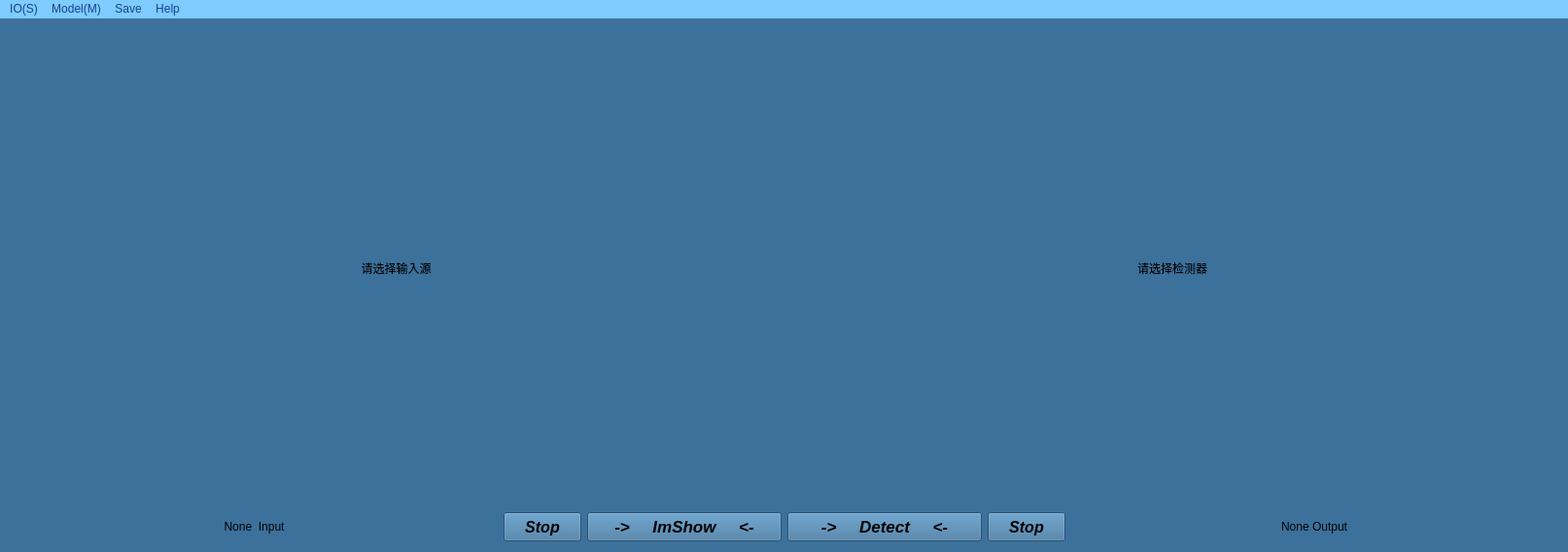
<?xml version="1.0" encoding="UTF-8"?>
<ui version="4.0">
 <class>MainWindow</class>
 <widget class="QMainWindow" name="MainWindow">
  <property name="geometry">
   <rect>
    <x>0</x>
    <y>0</y>
    <width>1613</width>
    <height>568</height>
   </rect>
  </property>
  <property name="sizePolicy">
   <sizepolicy hsizetype="Fixed" vsizetype="Fixed">
    <horstretch>0</horstretch>
    <verstretch>0</verstretch>
   </sizepolicy>
  </property>
  <property name="minimumSize">
   <size>
    <width>1613</width>
    <height>568</height>
   </size>
  </property>
  <property name="mouseTracking">
   <bool>true</bool>
  </property>
  <property name="windowTitle">
   <string>MainWindow</string>
  </property>
  <property name="toolTipDuration">
   <number>0</number>
  </property>
  <property name="styleSheet">
   <string notr="true">background-color: rgb(209, 209, 209);
background-color: rgb(60, 113, 156);</string>
  </property>
  <widget class="QWidget" name="centralWidget">
   <layout class="QGridLayout" name="gridLayout">
    <item row="1" column="0">
     <widget class="QLabel" name="ShowMsg">
      <property name="minimumSize">
       <size>
        <width>330</width>
        <height>30</height>
       </size>
      </property>
      <property name="text">
       <string>None  Input</string>
      </property>
      <property name="alignment">
       <set>Qt::AlignCenter</set>
      </property>
     </widget>
    </item>
    <item row="1" column="4">
     <widget class="QPushButton" name="Stop_D">
      <property name="sizePolicy">
       <sizepolicy hsizetype="Fixed" vsizetype="Fixed">
        <horstretch>0</horstretch>
        <verstretch>0</verstretch>
       </sizepolicy>
      </property>
      <property name="minimumSize">
       <size>
        <width>66</width>
        <height>30</height>
       </size>
      </property>
      <property name="font">
       <font>
        <pointsize>12</pointsize>
        <weight>75</weight>
        <italic>true</italic>
        <bold>true</bold>
       </font>
      </property>
      <property name="styleSheet">
       <string notr="true"/>
      </property>
      <property name="text">
       <string>  Stop  </string>
      </property>
      <property name="iconSize">
       <size>
        <width>16</width>
        <height>16</height>
       </size>
      </property>
      <property name="autoRepeatInterval">
       <number>0</number>
      </property>
     </widget>
    </item>
    <item row="1" column="1">
     <widget class="QPushButton" name="Stop_S">
      <property name="sizePolicy">
       <sizepolicy hsizetype="Fixed" vsizetype="Fixed">
        <horstretch>0</horstretch>
        <verstretch>0</verstretch>
       </sizepolicy>
      </property>
      <property name="minimumSize">
       <size>
        <width>66</width>
        <height>30</height>
       </size>
      </property>
      <property name="font">
       <font>
        <pointsize>12</pointsize>
        <weight>75</weight>
        <italic>true</italic>
        <bold>true</bold>
       </font>
      </property>
      <property name="styleSheet">
       <string notr="true"/>
      </property>
      <property name="text">
       <string>  Stop  </string>
      </property>
      <property name="flat">
       <bool>false</bool>
      </property>
     </widget>
    </item>
    <item row="1" column="3">
     <widget class="QPushButton" name="Detect">
      <property name="sizePolicy">
       <sizepolicy hsizetype="Fixed" vsizetype="Fixed">
        <horstretch>0</horstretch>
        <verstretch>0</verstretch>
       </sizepolicy>
      </property>
      <property name="minimumSize">
       <size>
        <width>200</width>
        <height>30</height>
       </size>
      </property>
      <property name="font">
       <font>
        <pointsize>13</pointsize>
        <weight>75</weight>
        <italic>true</italic>
        <bold>true</bold>
       </font>
      </property>
      <property name="styleSheet">
       <string notr="true"/>
      </property>
      <property name="text">
       <string>-&gt;     Detect     &lt;-</string>
      </property>
     </widget>
    </item>
    <item row="1" column="5">
     <widget class="QLabel" name="DetMsg">
      <property name="minimumSize">
       <size>
        <width>330</width>
        <height>30</height>
       </size>
      </property>
      <property name="text">
       <string>None Output</string>
      </property>
      <property name="alignment">
       <set>Qt::AlignCenter</set>
      </property>
     </widget>
    </item>
    <item row="0" column="0" colspan="6">
     <layout class="QHBoxLayout" name="horizontalLayout">
      <item>
       <widget class="QLabel" name="labelOrg">
        <property name="enabled">
         <bool>true</bool>
        </property>
        <property name="sizePolicy">
         <sizepolicy hsizetype="Preferred" vsizetype="Preferred">
          <horstretch>0</horstretch>
          <verstretch>0</verstretch>
         </sizepolicy>
        </property>
        <property name="minimumSize">
         <size>
          <width>640</width>
          <height>480</height>
         </size>
        </property>
        <property name="styleSheet">
         <string notr="true"/>
        </property>
        <property name="text">
         <string>请选择输入源</string>
        </property>
        <property name="alignment">
         <set>Qt::AlignCenter</set>
        </property>
       </widget>
      </item>
      <item>
       <widget class="QLabel" name="labelDet">
        <property name="enabled">
         <bool>true</bool>
        </property>
        <property name="sizePolicy">
         <sizepolicy hsizetype="Preferred" vsizetype="Preferred">
          <horstretch>0</horstretch>
          <verstretch>0</verstretch>
         </sizepolicy>
        </property>
        <property name="minimumSize">
         <size>
          <width>640</width>
          <height>480</height>
         </size>
        </property>
        <property name="styleSheet">
         <string notr="true"/>
        </property>
        <property name="text">
         <string>请选择检测器</string>
        </property>
        <property name="textFormat">
         <enum>Qt::AutoText</enum>
        </property>
        <property name="alignment">
         <set>Qt::AlignCenter</set>
        </property>
       </widget>
      </item>
     </layout>
    </item>
    <item row="1" column="2">
     <widget class="QPushButton" name="Imshow">
      <property name="sizePolicy">
       <sizepolicy hsizetype="Fixed" vsizetype="Fixed">
        <horstretch>0</horstretch>
        <verstretch>0</verstretch>
       </sizepolicy>
      </property>
      <property name="minimumSize">
       <size>
        <width>200</width>
        <height>30</height>
       </size>
      </property>
      <property name="font">
       <font>
        <pointsize>13</pointsize>
        <weight>75</weight>
        <italic>true</italic>
        <bold>true</bold>
        <underline>false</underline>
        <strikeout>false</strikeout>
        <stylestrategy>PreferAntialias</stylestrategy>
        <kerning>true</kerning>
       </font>
      </property>
      <property name="styleSheet">
       <string notr="true"/>
      </property>
      <property name="text">
       <string>-&gt;     ImShow     &lt;-</string>
      </property>
     </widget>
    </item>
   </layout>
  </widget>
  <widget class="QMenuBar" name="menuBar">
   <property name="enabled">
    <bool>true</bool>
   </property>
   <property name="geometry">
    <rect>
     <x>0</x>
     <y>0</y>
     <width>1613</width>
     <height>22</height>
    </rect>
   </property>
   <property name="styleSheet">
    <string notr="true">background-color: rgb(125, 203, 255);
color: rgb(24, 64, 143);</string>
   </property>
   <widget class="QMenu" name="menufile_F">
    <property name="geometry">
     <rect>
      <x>286</x>
      <y>204</y>
      <width>129</width>
      <height>213</height>
     </rect>
    </property>
    <property name="title">
     <string>Model(M)</string>
    </property>
    <widget class="QMenu" name="menutensorRT">
     <property name="title">
      <string>TensorRT</string>
     </property>
     <addaction name="actionINT8"/>
     <addaction name="actionFP16"/>
     <addaction name="actionFP32"/>
    </widget>
    <addaction name="separator"/>
    <addaction name="actionDarknet"/>
    <addaction name="separator"/>
    <addaction name="menutensorRT"/>
    <addaction name="separator"/>
    <addaction name="actionTorchSpt"/>
    <addaction name="separator"/>
    <addaction name="actionOnnx"/>
    <addaction name="separator"/>
    <addaction name="actionReset"/>
    <addaction name="separator"/>
   </widget>
   <widget class="QMenu" name="menuhelp_2">
    <property name="title">
     <string>Help</string>
    </property>
    <addaction name="separator"/>
    <addaction name="actionCopyRight"/>
    <addaction name="separator"/>
   </widget>
   <widget class="QMenu" name="menuSave">
    <property name="title">
     <string>Save</string>
    </property>
    <addaction name="separator"/>
    <addaction name="action2Json"/>
    <addaction name="separator"/>
    <addaction name="action2TxT"/>
    <addaction name="separator"/>
    <addaction name="action2Img"/>
    <addaction name="separator"/>
    <addaction name="action2NoSave"/>
    <addaction name="separator"/>
   </widget>
   <widget class="QMenu" name="menuIO_S">
    <property name="title">
     <string>IO(S)</string>
    </property>
    <addaction name="separator"/>
    <addaction name="actionImage"/>
    <addaction name="separator"/>
    <addaction name="actionVideo"/>
    <addaction name="separator"/>
    <addaction name="actionCamera"/>
    <addaction name="separator"/>
    <addaction name="actionFolder"/>
    <addaction name="separator"/>
    <addaction name="actionTxT"/>
    <addaction name="separator"/>
    <addaction name="actionExitQ"/>
    <addaction name="separator"/>
   </widget>
   <addaction name="menuIO_S"/>
   <addaction name="menufile_F"/>
   <addaction name="menuSave"/>
   <addaction name="menuhelp_2"/>
  </widget>
  <action name="actionExitQ">
   <property name="text">
    <string>Exit(Q)</string>
   </property>
  </action>
  <action name="actionImage">
   <property name="checkable">
    <bool>true</bool>
   </property>
   <property name="checked">
    <bool>false</bool>
   </property>
   <property name="enabled">
    <bool>true</bool>
   </property>
   <property name="text">
    <string>Image</string>
   </property>
   <property name="iconVisibleInMenu">
    <bool>false</bool>
   </property>
  </action>
  <action name="actionVideo">
   <property name="checkable">
    <bool>true</bool>
   </property>
   <property name="text">
    <string>Video</string>
   </property>
  </action>
  <action name="actionTxT">
   <property name="checkable">
    <bool>true</bool>
   </property>
   <property name="text">
    <string>TxT</string>
   </property>
  </action>
  <action name="actionFolder">
   <property name="checkable">
    <bool>true</bool>
   </property>
   <property name="text">
    <string>Folder</string>
   </property>
  </action>
  <action name="actionCamera">
   <property name="checkable">
    <bool>true</bool>
   </property>
   <property name="checked">
    <bool>true</bool>
   </property>
   <property name="text">
    <string>Camera</string>
   </property>
  </action>
  <action name="actionINT8">
   <property name="checkable">
    <bool>true</bool>
   </property>
   <property name="text">
    <string>INT-8</string>
   </property>
  </action>
  <action name="actionFP16">
   <property name="checkable">
    <bool>true</bool>
   </property>
   <property name="text">
    <string>FP-16</string>
   </property>
  </action>
  <action name="actionFP32">
   <property name="checkable">
    <bool>true</bool>
   </property>
   <property name="text">
    <string>FP-32</string>
   </property>
  </action>
  <action name="actionDarknet">
   <property name="checkable">
    <bool>true</bool>
   </property>
   <property name="checked">
    <bool>true</bool>
   </property>
   <property name="text">
    <string>DarkNet</string>
   </property>
   <property name="iconVisibleInMenu">
    <bool>true</bool>
   </property>
  </action>
  <action name="actionTorchSpt">
   <property name="checkable">
    <bool>true</bool>
   </property>
   <property name="text">
    <string>TorchScript</string>
   </property>
  </action>
  <action name="actionOnnx">
   <property name="text">
    <string>Onnx</string>
   </property>
  </action>
  <action name="actionReset">
   <property name="text">
    <string>Reset</string>
   </property>
  </action>
  <action name="actionCopyRight">
   <property name="text">
    <string>Copy@Right</string>
   </property>
  </action>
  <action name="action2Json">
   <property name="text">
    <string>Json</string>
   </property>
  </action>
  <action name="action2TxT">
   <property name="text">
    <string>TxT</string>
   </property>
  </action>
  <action name="action2Img">
   <property name="text">
    <string>ImG</string>
   </property>
  </action>
  <action name="action2NoSave">
   <property name="text">
    <string>DisAble</string>
   </property>
  </action>
 </widget>
 <layoutdefault spacing="6" margin="11"/>
 <resources>
  <include location="names.qrc"/>
 </resources>
 <connections>
  <connection>
   <sender>actionExitQ</sender>
   <signal>triggered()</signal>
   <receiver>MainWindow</receiver>
   <slot>close()</slot>
   <hints>
    <hint type="sourcelabel">
     <x>-1</x>
     <y>-1</y>
    </hint>
    <hint type="destinationlabel">
     <x>276</x>
     <y>233</y>
    </hint>
   </hints>
  </connection>
 </connections>
</ui>
